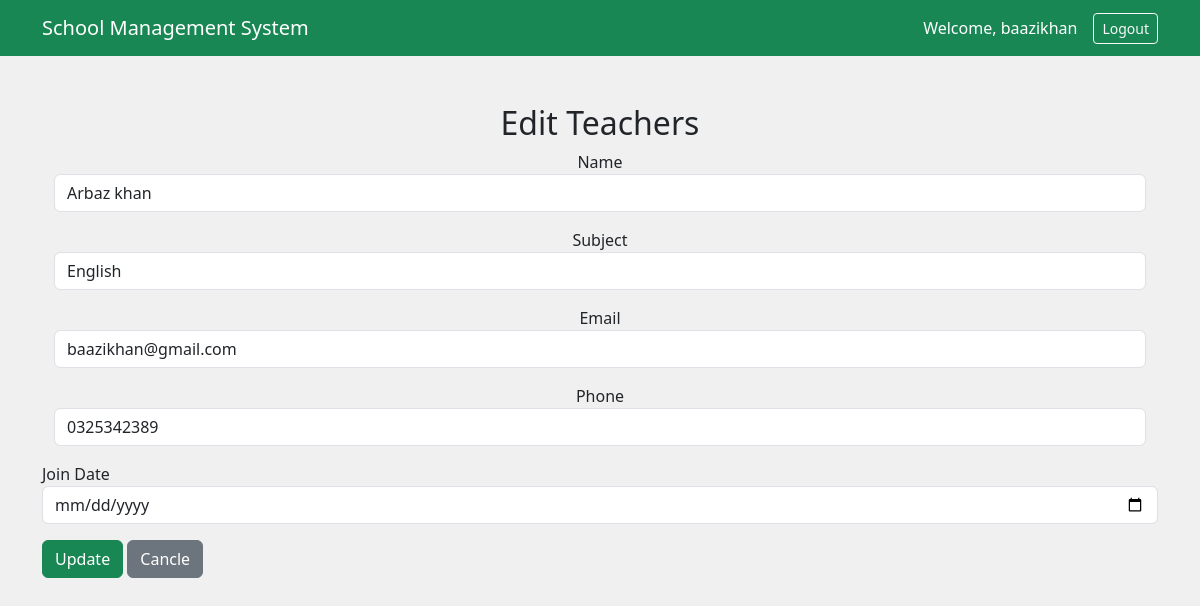
Page /teachers/edit/1/ (signed in) on the committed database.
### teacher/models.py (models this page shows, shortened)
class Teacher(models.Model):
    name = models.CharField(max_length=100)
    subject = models.CharField(max_length=50)
    email = models.EmailField(unique=True)
    phone_no = models.CharField(max_length=15, unique=True)
    join_date = models.DateField()

### teacher/views.py (the view, shortened to what this page needs)
# urls.py: path('edit/<int:id>/', views.edit_teacher, name='edit_teacher'),
@login_required
def edit_teacher(request,id):
    teacher = get_object_or_404(Teacher,id=id)
    return render(request, 'teacher/edit_teacher.html',{'teacher': teacher})

### templates/teacher/edit_teacher.html (shortened to what this page needs)
{% extends "base.html" %}
{% block content %}
<div class="container text-center mt-5">
   <h2>Edit Teachers</h2>
    <form method="POST">
        <div class="mb-3">
            <label>Name</label>
            <input type="text" name="name" class="form-control" value="{{ teacher.name }}" required>
        </div>
        <div class="mb-3">
            <label>Subject</label>
            <input type="text" name="subject" class="form-control" value="{{ teacher.subject }}" required>
        </div>        <div class="mb-3">
            <label>Email</label>
            <input type="text" name="email" class="form-control" value="{{ teacher.email }}" required>
        </div>        <div class="mb-3">
            <label>Phone</label>
            <input type="text" name="phone_no" class="form-control" value="{{ teacher.phone_no }}" required>
        </div>
         </div>
         <div class="mb-3">
            <label>Join Date</label>
            <input type="date" name="join_date" class="form-control" value="{{ teacher.join_date }}" required>
        </div>
        <button type="submit" class="btn btn-success">Update</button>
        <a href="{% url 'teacher_list' %}" class="btn btn-secondary">Cancle</a>
</div>
{% endblock %}

### templates/base.html (shortened to what this page needs)
{% load static %}
<!DOCTYPE html>
<html>
    <head>
     <link href="https://cdn.jsdelivr.net/npm/bootstrap@5.3.3/dist/css/bootstrap.min.css" rel="stylesheet">
     <link rel="stylesheet" href="{% static 'css/style.css' %}">
    </head>
    <body>
    <nav class="navbar navbar-expand-lg navbar-dark bg-success mb-4">
    <div class="container">
        <a class="navbar-brand" href="#">School Management System</a>
        <div class="ms-auto d-flex align-items-center">
            {% if user.is_authenticated %}
                <span class="text-white me-3">Welcome, {{ user.username }}</span>
                <form method="POST" action="{% url 'logout' %}">
                    <button type="submit" class="btn btn-outline-light btn-sm">Logout</button>
                </form>
            {% else %}
                <a href="{% url 'login' %}" class="btn btn-outline-light btn-sm">Login</a>
            {% endif %}
        </div>
    </div>
</nav>
            <div class="container">
                {% block content %}
                {% endblock %}
    </body>
</html>

### static/css/style.css (style rules this page uses)
body { background-color: #f0f0f0; }

### rows in the picture
Teacher: name "Arbaz khan", subject "English", email "baazikhan@gmail.com", phone_no "0325342389"

### other values in the picture
{{ user.username }} "baazikhan"
